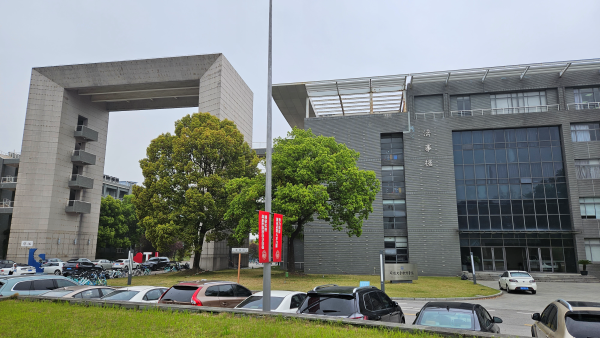
//> input picture Assignment1/mysse11.bmp, 600 x 338 px
$ ./ORB mysse11.bmp mysse22.bmp   (built with g++ and OpenCV 4)
//> lines starting //> are read from the running program, lines starting //| are printed output that depends on the picture
// Autor: 1953921 Yuanzhe Chen
#include<iostream>
#include<opencv2/core.hpp>
#include<opencv2/highgui.hpp>
#include<opencv2/features2d.hpp>

int main(int argc,char** argv){
    if(argc!=3){
        std::cerr<<"Wrong argc!"<<"Usage:"<<argv[0]<<"<image1> <image2>"<<std::endl;
        return -1;
    }
    cv::Mat I1=cv::imread(argv[1]);
//> I1 is the input picture: 338 rows x 600 cols, CV_8UC3; mean B, G, R 126, 132.3, 126.7
    cv::Mat I2=cv::imread(argv[2]);
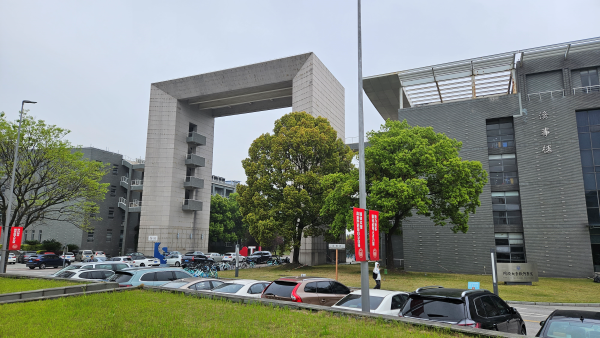
//> input picture Assignment1/mysse22.bmp, 600 x 338 px
//> I2 is the input picture: 338 rows x 600 cols, CV_8UC3; mean B, G, R 126.3, 136.3, 129.6

    if(I1.empty()||I2.empty()){
        std::cerr<<"Error: Could not read input images." << std::endl;
        return -1;
    }

    // Init ORB feature detector
    cv::Ptr<cv::ORB> orb=cv::ORB::create();

    // Detect keypoints and compute decriptors
    std::vector<cv::KeyPoint> keypoint1,keypoint2;
    cv::Mat descriptors1,descriptors2;
    orb->detectAndCompute(I1,cv::noArray(),keypoint1,descriptors1);
//> keypoint1 = 500 keypoints; strongest (x, y, size): (149, 255, 31), (509, 273, 31), (145, 253, 37.2), (145, 252, 31)
    orb->detectAndCompute(I2,cv::noArray(),keypoint2,descriptors2);
//> keypoint2 = 500 keypoints; strongest (x, y, size): (376, 275, 31), (142, 263, 31), (250, 247, 31), (379, 277, 31)

    // Initialize BF matcher
    cv::BFMatcher matcher(cv::NORM_HAMMING);

    // Match descriptors
    std::vector<cv::DMatch> matches;
    matcher.match(descriptors1,descriptors2,matches);
//> matches = 500 matches

    // Draw matches
    cv::Mat img_matches;
    cv::drawMatches(I1,keypoint1,I2,keypoint2,matches,img_matches);
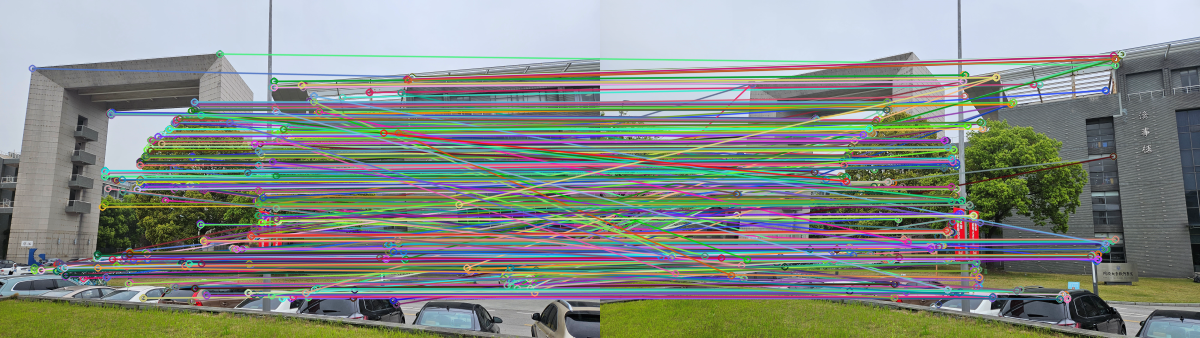
//> img_matches: 338 rows x 1200 cols, CV_8UC3; mean B, G, R 134.8, 140.7, 134.2

    // Show result
    cv::namedWindow("Matches",cv::WINDOW_AUTOSIZE);
    cv::imshow("Matches",img_matches);
    cv::waitKey(0);
    return 0;
}
